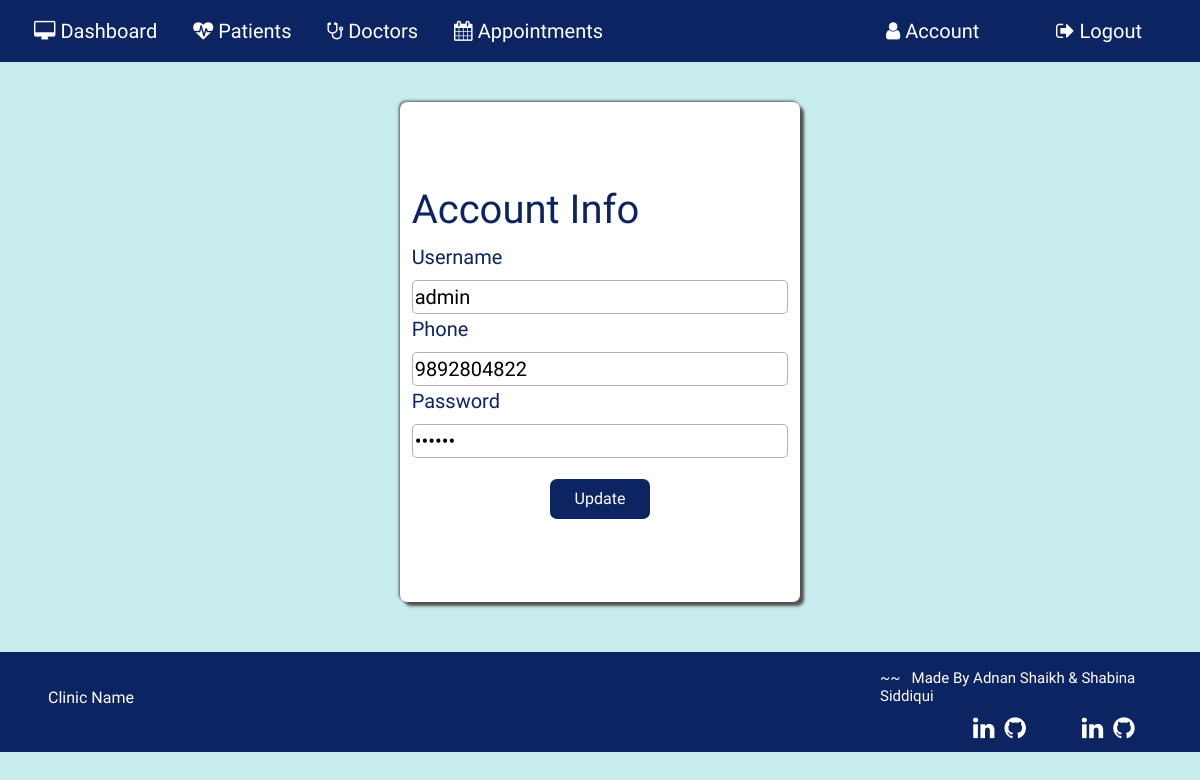
The app's page /editaccount/1 (signed in), older data.
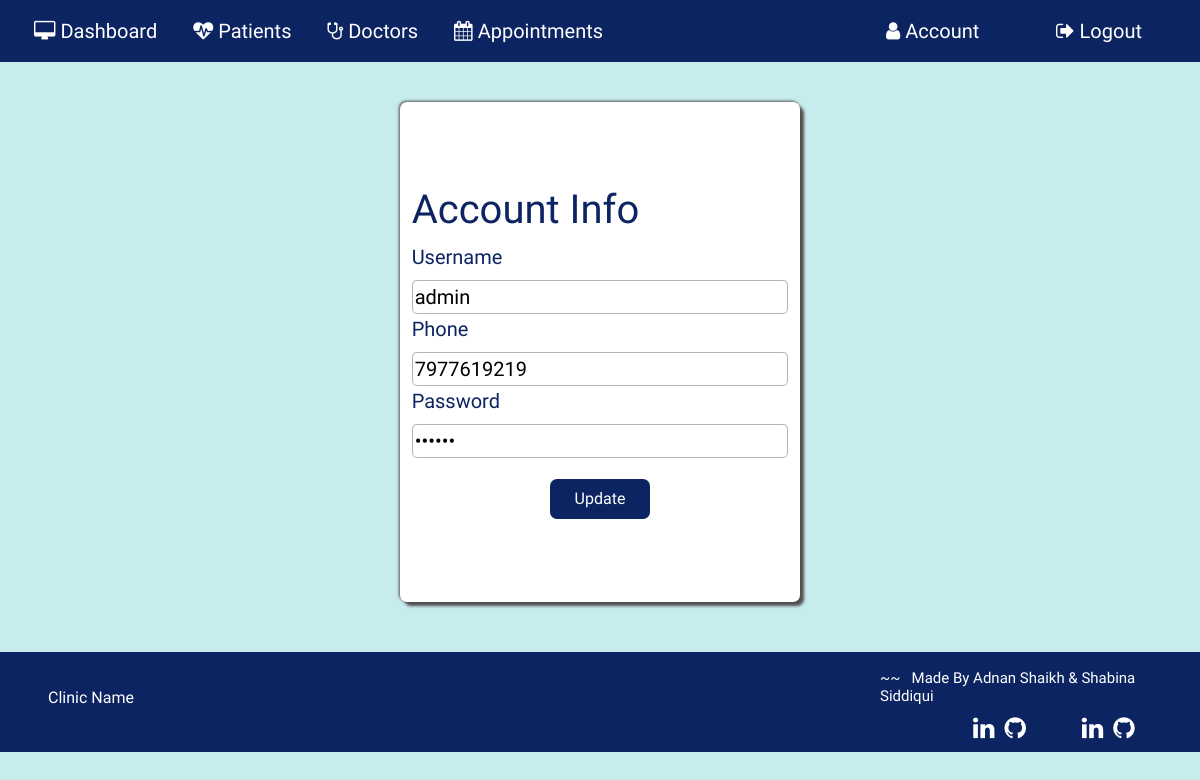
The same page, newer data.
### application/routes.py (models this page shows, shortened)
class Userstore(db.Model):
  __tablename__ = 'Userstore'
  id = db.Column(db.Integer, primary_key=True)
  username = db.Column(db.String(20))
  phone=db.Column(db.String(20))
  password = db.Column(db.String(20))
  profileimage = db.Column(db.String(20), nullable=False, default='default.jpg')

### application/routes.py (the view, shortened to what this page needs)
@app.route('/editaccount/<id>', methods=['GET', 'POST'])
def editaccount(id):
  if 'username' in session:
    editaccount = Userstore.query.filter_by( id = id ).first()
    return render_template('updateaccount.html', editaccount = editaccount)
  else:
    return redirect(url_for('login'))

### application/templates/updateaccount.html (shortened to what this page needs)
{% extends 'layout.html' %} {% include "includes/nav.html" %} {% block content%}
<section id="account">
    <div class="account-body form-style mt-3">
        <form action="" method="POST">
            <h1>Account Info</h1>
            <div class="account-username">
                <label for="nusername" class="account-heading">Username</label>
                <input class="account-heading" name="nusername" value="{{editaccount.username}}"></h2>
            </div>
            <div account-phone>
                <label for="nphone" class="account-heading">Phone</label>
                <input class="account-heading" name="nphone" value="{{editaccount.phone}}">
            </div>
            <div account-password>
                <label for="npass" class="account-heading" >Password</label>
                <input type="password" name="npass" class="account-heading" value="{{editaccount.password}}">
            </div>
            <div class="update-btn mt-3">
                <button class="btn" type="submit">Update</button>
            </div>
        </form>
    </div>
    {% include "includes/footer.html" %}
</section>
{% endblock content %}

Row changes from the older to the newer data that the page shows:
changed Userstore "admin": nphone "9892804822" → "7977619219"
